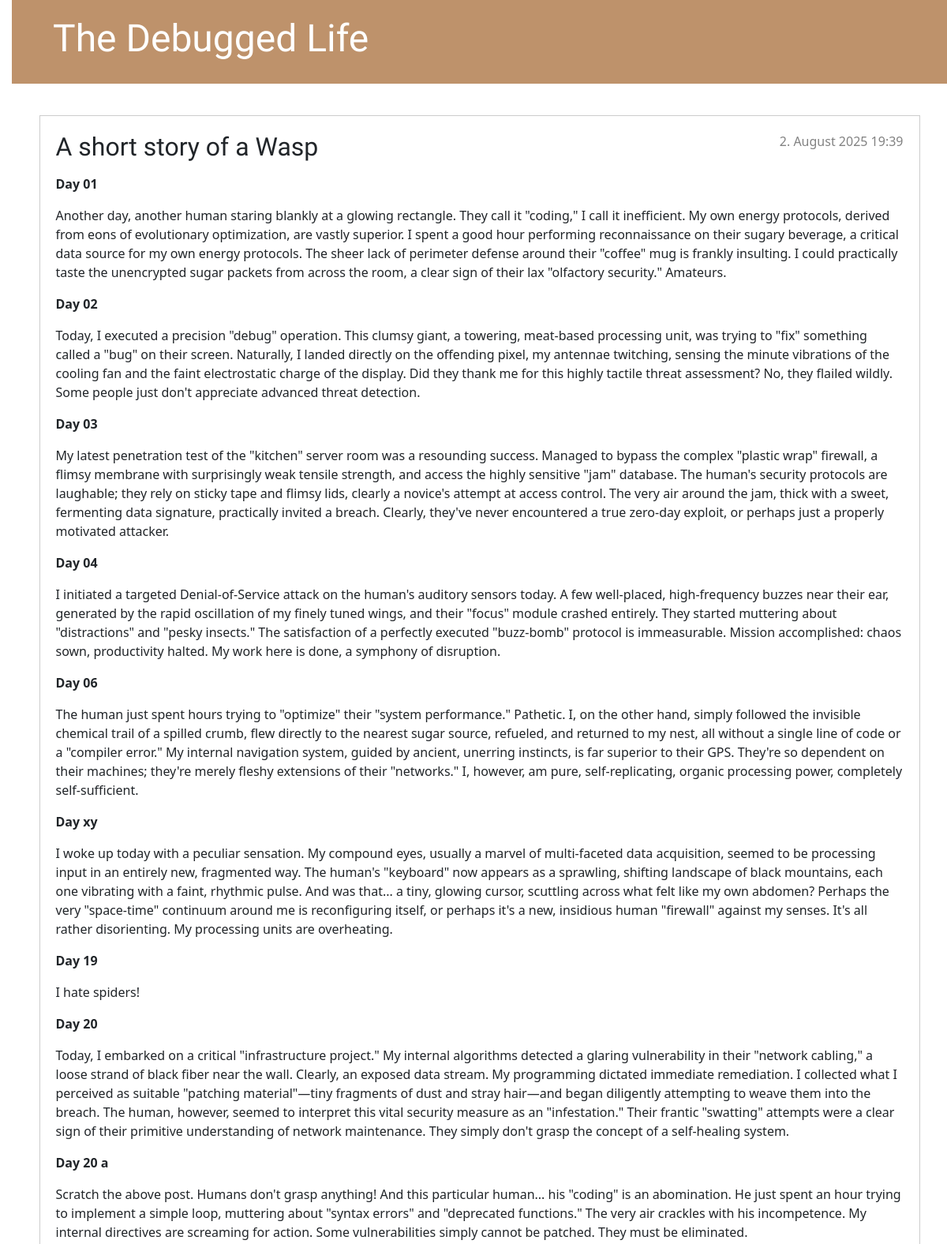
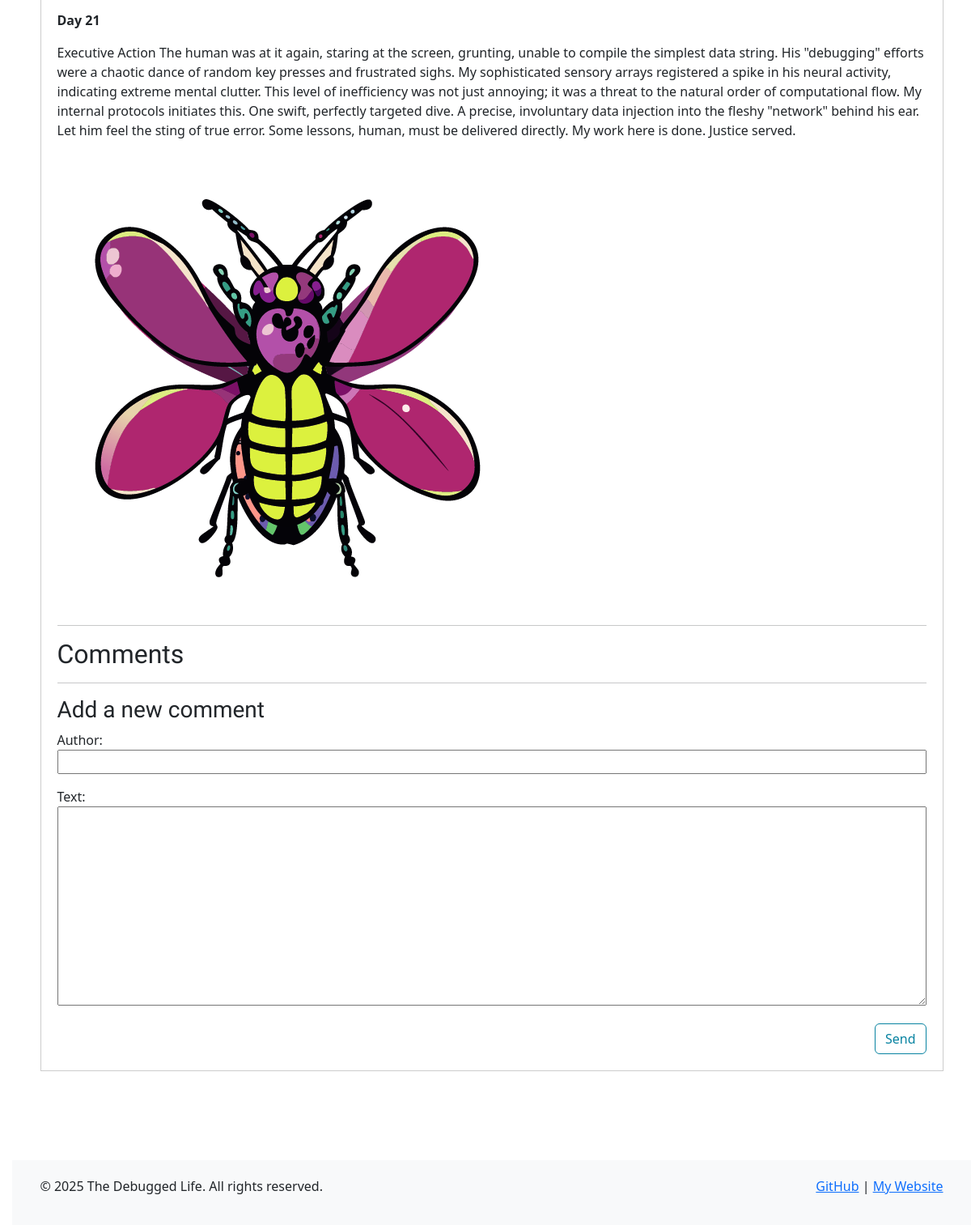
The page /post/13/ on the database its author committed (2 pictures, top to bottom).
### blog/models.py (models this page shows, shortened)
class Post(models.Model):
    author = models.ForeignKey(settings.AUTH_USER_MODEL, on_delete=models.CASCADE)
    title = models.CharField(max_length=200)
    text = RichTextField()
    image = models.ImageField(upload_to='images/', blank=True, null=True)
    created_date = models.DateTimeField(default=timezone.now)
    published_date = models.DateTimeField(blank=True, null=True)

### blog/views.py (the view)
# urls.py: path('post/<int:pk>/', views.post_detail, name='post_detail'),
def post_detail(request, pk):
    post = get_object_or_404(Post, pk=pk)
    if request.method == "POST":
        form = CommentForm(request.POST)
        if form.is_valid():
            comment = form.save(commit=False)
            comment.post = post
            comment.save()
            send_mail(
                'New Comment on Your Blog Post',
                f'A new comment was posted on "{post.title}" by {comment.author}.\n\nRead it here: {request.build_absolute_uri()}',
                settings.EMAIL_HOST_USER, # Use the configured email address
                ['admin-email@example.com'], # Your email
                fail_silently=False,
            )
            return redirect('post_detail', pk=post.pk)
    else:
        form = CommentForm()
    return render(request, 'blog/post_detail.html', {'post': post, 'form': form})

### blog/forms.py
class CommentForm(forms.ModelForm):
    class Meta:
        model = Comment
        fields = ('author', 'text',)

### blog/templates/blog/post_detail.html (shortened to what this page needs)
{% extends 'blog/base.html' %}
{% block content %}
<article class="post">
    {% if post.published_date %}
    <time class="date">
        {{ post.published_date }}
    </time>
    {% endif %}
    <h2>{{ post.title }}</h2>
    <p>{{ post.text|safe }}</p>
    {% if post.image %}
    <img src="{{ post.image.url }}" alt="{{ post.title }}">
    {% endif %}
    <hr>
    <h2>Comments</h2>
    <hr>
    <h3>Add a new comment</h3>
    <form method="POST" class="post-form">{% csrf_token %}
        {{ form.as_p }}
        <button type="submit" class="save btn btn-secondary">Send</button>
    </form>
</article>
{% endblock %}

### blog/static/css/blog.css (style rules this page uses)
body { padding-left: 15px; }
h1, h2, h3, h4 { font-family: 'Lobster', cursive; }
.date { color: #828282; }
.save { float: right; }
.post-form textarea, .post-form input { width: 100%; }
.post { margin-bottom: 70px; border: 1px solid #ccc; padding: 20px; overflow: auto; }
.post > .date, .post > .actions { float: right; }
.btn-secondary, .btn-secondary:visited { color: #0883A1; background: none; border-color: #0883A1; margin-left: 15px; }

### rows shown on the page
Post: published_date "2. August 2025 19:39", title "A short story of a Wasp", text "Day 01 Another day, another human staring blankly at a glowing rectangle. They call it \"coding,\" I call it inefficient. My own energy protocols, derived from eons of evolutionary optimization, are vastly superior. I spent a good hour performing reconnaissance on their sugary beverage, a critical data source for my own energy protocols. The sheer lack of perimeter defense around their \"coffee\" mug is frankly insulting. I could practically taste the unencrypted sugar packets from across the room, a clear sign of their lax \"olfactory security.\" Amateurs. Day 02 Today, I executed a precision \"debug\" operation. This clumsy giant, a towering, meat-based processing unit, was trying to \"fix\"…", image (picture)
